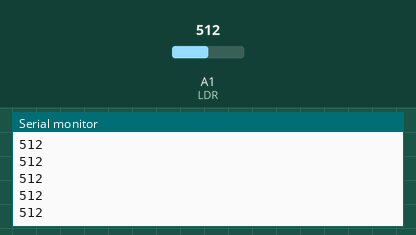
Simulated run of this sketch. Board: Arduino Uno, built with avr-gcc and run on an emulated ATmega328P. Parts: the last lines printed to the serial monitor. Inputs (shaded band) come from the test bench; at power-on: A1 (LDR) = 512.

Above: at 1.2 s.
1.3 s: A1 (LDR) set to 716
At 1.56 s:
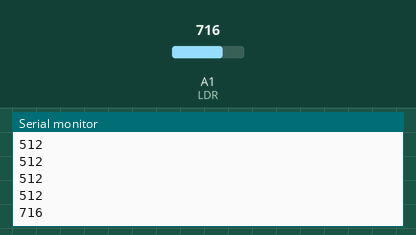
2.8 s: A1 (LDR) set to 900
At 2.96 s:
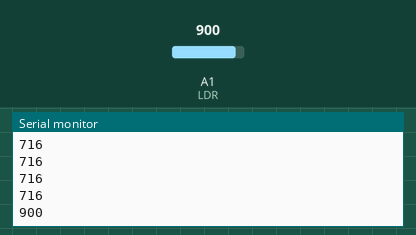
Timing chart, 0 to 5.8 s (numbered marks = the images above; inputs shaded):
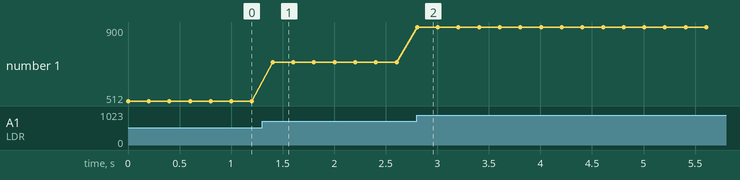

Measured:
- after the input at 1.3 s, the serial monitor: prints a new line after 0.10 s (image 1)
- after the input at 2.8 s, the serial monitor: prints a new line at once (image 2)
- plotted number 1: 512 → 716 after the input at 1.3 s, 716 → 900 after the input at 2.8 s

The sketch:

LDR-test.ino
```cpp
#define LDR A1

unsigned int value;

void setup() {

   Serial.begin(9600);
   pinMode(LDR, INPUT);
}

void loop() {

   value = analogRead(LDR);
   Serial.println(value);

   delay(200);
}
```
